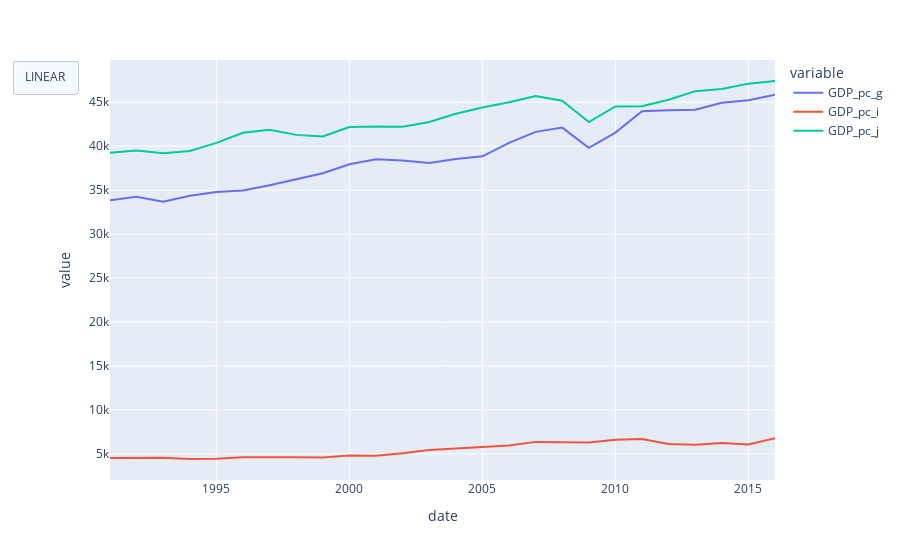

Notebook source saved alongside this figure:
### Code cell
fig = px.line(df_clean, x= df_clean.index, y=['GDP_pc_g', 'GDP_pc_i', 'GDP_pc_j'])#, color="Country")
fig.update_layout(
    hovermode='x unified',
    updatemenus=[
        dict(
            type = "buttons",
            direction = "left",
            buttons=list([
                dict(
                    args=[{"yaxis.type": "linear"}],
                    label="LINEAR",
                    method="relayout"
                )
            ]),
        ),
    ]
)
fig.show()

### Figure 1 — Plotly figure (JSON) as saved in the notebook; plotly's stock layout.template omitted (floating-point values rounded to 4 significant figures)
{"data": [{"hovertemplate": "variable=GDP_pc_g<br>date=%{x}<br>value=%{y}<extra></extra>", "legendgroup": "GDP_pc_g", "line": {"color": "#636efa", "dash": "solid"}, "mode": "lines", "name": "GDP_pc_g", "orientation": "v", "showlegend": true, "type": "scatter", "x": ["1991-01-01T00:00:00", "1992-01-01T00:00:00", "1993-01-01T00:00:00", "1994-01-01T00:00:00", "1995-01-01T00:00:00", "1996-01-01T00:00:00", "1997-01-01T00:00:00", "1998-01-01T00:00:00", "1999-01-01T00:00:00", "2000-01-01T00:00:00", "2001-01-01T00:00:00", "2002-01-01T00:00:00", "2003-01-01T00:00:00", "2004-01-01T00:00:00", "2005-01-01T00:00:00", "2006-01-01T00:00:00", "2007-01-01T00:00:00", "2008-01-01T00:00:00", "2009-01-01T00:00:00", "2010-01-01T00:00:00", "2011-01-01T00:00:00", "2012-01-01T00:00:00", "2013-01-01T00:00:00", "2014-01-01T00:00:00", "2015-01-01T00:00:00", "2016-01-01T00:00:00"], "xaxis": "x", "y": [33840.0, 34230.0, 33670.0, 34360.0, 34790.0, 34970.0, 35540.0, 36250.0, 36910.0, 37930.0, 38510.0, 38370.0, 38080.0, 38530.0, 38840.0, 40360.0, 41620.0, 42100.0, 39800.0, 41530.0, 43970.0, 44070.0, 44140.0, 44930.0, 45210.0, 45840.0], "yaxis": "y"}, {"hovertemplate": "variable=GDP_pc_i<br>date=%{x}<br>value=%{y}<extra></extra>", "legendgroup": "GDP_pc_i", "line": {"color": "#EF553B", "dash": "solid"}, "mode": "lines", "name": "GDP_pc_i", "orientation": "v", "showlegend": true, "type": "scatter", "x": ["1991-01-01T00:00:00", "1992-01-01T00:00:00", "1993-01-01T00:00:00", "1994-01-01T00:00:00", "1995-01-01T00:00:00", "1996-01-01T00:00:00", "1997-01-01T00:00:00", "1998-01-01T00:00:00", "1999-01-01T00:00:00", "2000-01-01T00:00:00", "2001-01-01T00:00:00", "2002-01-01T00:00:00", "2003-01-01T00:00:00", "2004-01-01T00:00:00", "2005-01-01T00:00:00", "2006-01-01T00:00:00", "2007-01-01T00:00:00", "2008-01-01T00:00:00", "2009-01-01T00:00:00", "2010-01-01T00:00:00", "2011-01-01T00:00:00", "2012-01-01T00:00:00", "2013-01-01T00:00:00", "2014-01-01T00:00:00", "2015-01-01T00:00:00", "2016-01-01T00:00:00"], "xaxis": "x", "y": [4541.0, 4582.0, 4557.0, 4424.0, 4462.0, 4629.0, 4589.0, 4628.0, 4608.0, 4816.0, 4793.0, 5078.0, 5454.0, 5624.0, 5736.0, 5955.0, 6370.0, 6316.0, 6310.0, 6600.0, 6695.0, 6122.0, 6035.0, 6233.0, 6070.0, 6791.0], "yaxis": "y"}, {"hovertemplate": "variable=GDP_pc_j<br>date=%{x}<br>value=%{y}<extra></extra>", "legendgroup": "GDP_pc_j", "line": {"color": "#00cc96", "dash": "solid"}, "mode": "lines", "name": "GDP_pc_j", "orientation": "v", "showlegend": true, "type": "scatter", "x": ["1991-01-01T00:00:00", "1992-01-01T00:00:00", "1993-01-01T00:00:00", "1994-01-01T00:00:00", "1995-01-01T00:00:00", "1996-01-01T00:00:00", "1997-01-01T00:00:00", "1998-01-01T00:00:00", "1999-01-01T00:00:00", "2000-01-01T00:00:00", "2001-01-01T00:00:00", "2002-01-01T00:00:00", "2003-01-01T00:00:00", "2004-01-01T00:00:00", "2005-01-01T00:00:00", "2006-01-01T00:00:00", "2007-01-01T00:00:00", "2008-01-01T00:00:00", "2009-01-01T00:00:00", "2010-01-01T00:00:00", "2011-01-01T00:00:00", "2012-01-01T00:00:00", "2013-01-01T00:00:00", "2014-01-01T00:00:00", "2015-01-01T00:00:00", "2016-01-01T00:00:00"], "xaxis": "x", "y": [39250.0, 39490.0, 39190.0, 39440.0, 40370.0, 41510.0, 41860.0, 41280.0, 41100.0, 42170.0, 42240.0, 42190.0, 42740.0, 43670.0, 44390.0, 45000.0, 45690.0, 45170.0, 42720.0, 44510.0, 44540.0, 45280.0, 46250.0, 46480.0, 47100.0, 47400.0], "yaxis": "y"}], "layout": {"hovermode": "x unified", "legend": {"title": {"text": "variable"}, "tracegroupgap": 0}, "margin": {"t": 60}, "updatemenus": [{"buttons": [{"args": [{"yaxis.type": "linear"}], "label": "LINEAR", "method": "relayout"}], "direction": "left", "type": "buttons"}], "xaxis": {"anchor": "y", "domain": [0, 1], "title": {"text": "date"}}, "yaxis": {"anchor": "x", "domain": [0, 1], "title": {"text": "value"}}}}
